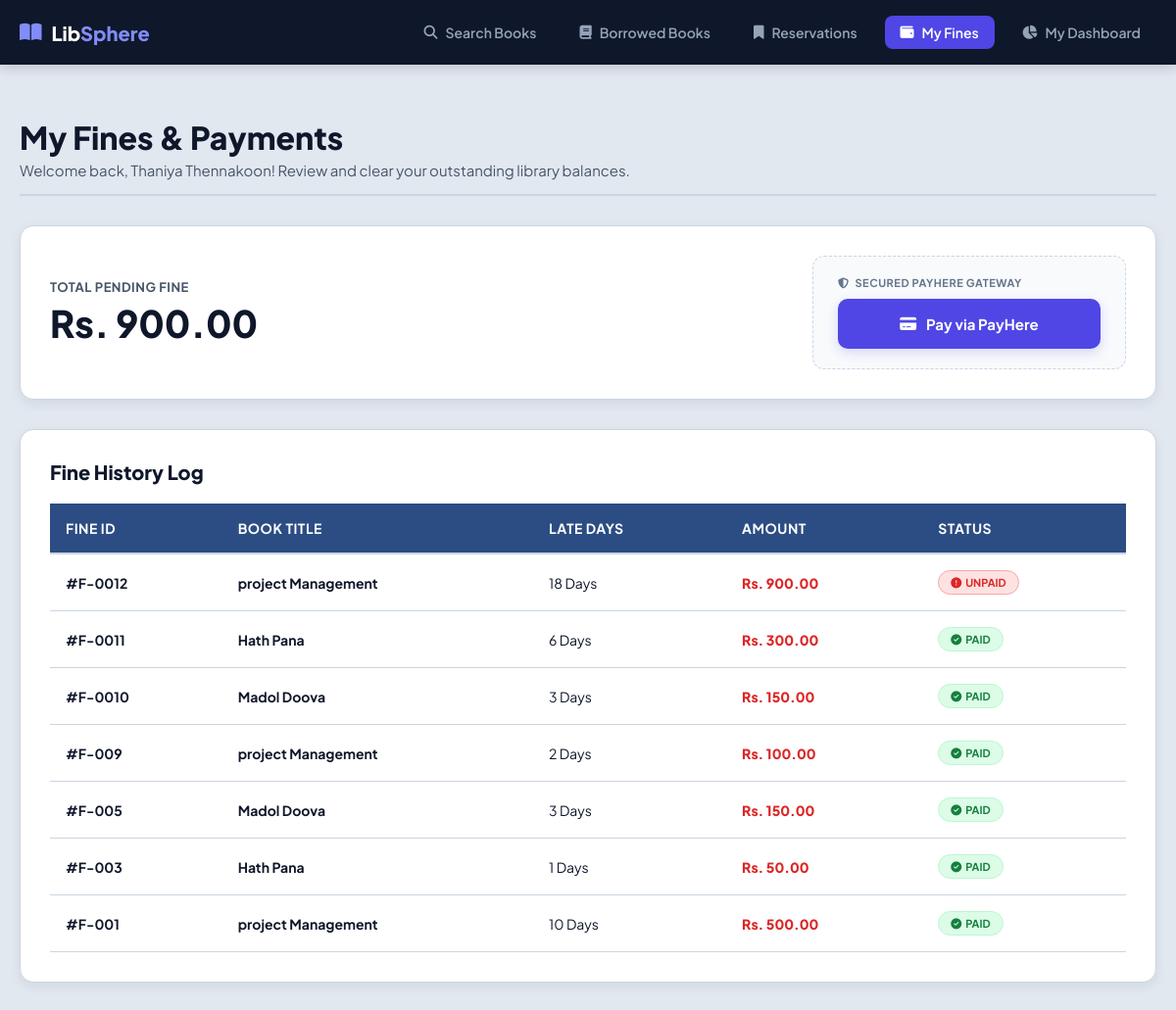
Page /my_fines.php (signed in) on the committed database.
### tables this page shows
CREATE TABLE IF NOT EXISTS `fines` (
  `id` int NOT NULL AUTO_INCREMENT,
  `issue_id` int DEFAULT NULL,
  `user_id` int DEFAULT NULL,
  `book_id` int DEFAULT NULL,
  `late_days` int DEFAULT NULL,
  `fine_amount` decimal(10,2) DEFAULT NULL,
  `status` varchar(20) DEFAULT 'Unpaid',
  PRIMARY KEY (`id`)
);

CREATE TABLE IF NOT EXISTS `books` (
  `id` int NOT NULL AUTO_INCREMENT,
  `title` varchar(255) DEFAULT NULL,
  `author` varchar(255) DEFAULT NULL,
  `quantity` int DEFAULT NULL,
  `category_id` int DEFAULT NULL,
  PRIMARY KEY (`id`),
  KEY `fk_books_category` (`category_id`)
);

### my_fines.php (the view, shortened to what this page needs)
<?php
$conn = mysqli_connect("localhost", "root", "", "librarydb");
$user_id = $_SESSION['user_id'];
$full_name = isset($_SESSION['full_name']) ? $_SESSION['full_name'] : "User";
$fine_query = mysqli_query($conn, "SELECT SUM(fine_amount) AS total_fine FROM fines WHERE user_id='$user_id' AND status='Unpaid'");
$fine_row = mysqli_fetch_assoc($fine_query);
$total_fine = $fine_row['total_fine'] ? $fine_row['total_fine'] : 0;
$fines_history = mysqli_query($conn, "SELECT f.*, b.title AS book_title
                                      FROM fines f
                                      LEFT JOIN issued_books ib ON f.issue_id = ib.id
                                      LEFT JOIN books b ON ib.book_id = b.id
                                      WHERE f.user_id='$user_id'
                                      ORDER BY f.id DESC");
?>
<!DOCTYPE html>
<html lang="en">
<head>
    <link rel="stylesheet" href="https://cdnjs.cloudflare.com/ajax/libs/font-awesome/6.4.0/css/all.min.css">
    <link rel="stylesheet" href="minefines.css">
</head>
<body>
<nav class="portal-navbar">
    <div class="nav-container">
        <div class="nav-logo">
            <i class="fa-solid fa-book-open"></i>
            <span>Lib<span style="color: #818cf8;">Sphere</span></span>
        </div>
        <div class="nav-links">
            <a href="search_books.php" class="nav-item"><i class="fa-solid fa-magnifying-glass"></i> Search Books</a>
            <a href="borrowed_books.php" class="nav-item"><i class="fa-solid fa-book"></i> Borrowed Books</a>
            <a href="user_reservation.php" class="nav-item"><i class="fa-solid fa-bookmark"></i> Reservations</a>
            <a href="my_fines.php" class="nav-item active"><i class="fa-solid fa-wallet"></i> My Fines</a>
            <a href="user_dashboard.php" class="nav-item"><i class="fa-solid fa-chart-pie"></i> My Dashboard</a>
        </div>
    </div>
</nav>
<div class="catalog-container">
    <div class="catalog-header">
        <h1>My Fines & Payments</h1>
        <div class="subtitle">Welcome back, <?php echo htmlspecialchars($full_name); ?>! Review and clear your outstanding library balances.</div>
    </div>
    <div class="fine-summary-card">
        <div class="fine-meta">
            <p>TOTAL PENDING FINE</p>
            <h2>Rs. <?php echo number_format($total_fine, 2); ?></h2>
        </div>
        <div class="payment-gateway-zone">
            <span class="gateway-label"><i class="fa-solid fa-shield-halved"></i> Secured PayHere Gateway</span>
            <form method="post" action="https://sandbox.payhere.lk/pay/checkout" style="width: 100%;">
                <button type="submit" class="pay-submit-btn" <?php echo ($total_fine == 0) ? 'disabled' : ''; ?>>
                    <i class="fa-solid fa-credit-card"></i> Pay via PayHere
                </button>
            </form>
        </div>
    </div>
    <div class="dashboard-card">
        <h3>Fine History Log</h3>
        <div class="table-responsive">
            <?php if(mysqli_num_rows($fines_history) > 0) { ?>
                <table>
                    <thead>
                        <tr>
                            <th>Fine ID</th>
                            <th>Book Title</th>
                            <th>Late Days</th>
                            <th>Amount</th>
                            <th>Status</th>
                        </tr>
                    </thead>
                    <tbody>
                        <?php while($row = mysqli_fetch_assoc($fines_history)) {
                            if ($row['status'] == 'Paid') {
                                $status_badge = '<span class="badge-status approved"><i class="fa-solid fa-circle-check"></i> Paid</span>';
                            } else {
                                $status_badge = '<span class="badge-status unpaid"><i class="fa-solid fa-circle-exclamation"></i> Unpaid</span>';
                            }
                            $display_title = !empty($row['book_title']) ? htmlspecialchars($row['book_title']) : "General / Overdue Book";
                        ?>
                            <tr>
                                <td style="font-weight: 700;">#F-00<?php echo $row['id']; ?></td>
                                <td><strong><?php echo $display_title; ?></strong></td>
                                <td><?php echo $row['late_days']; ?> Days</td>
                                <td class="text-danger-bold">Rs. <?php echo number_format($row['fine_amount'], 2); ?></td>
                                <td><?php echo $status_badge; ?></td>
                            </tr>
                        <?php } ?>
                    </tbody>
                </table>
            <?php } ?>
        </div>
    </div>
</div>
</body>
</html>

### minefines.css (style rules this page uses)
:root { --primary: #4f46e5; --primary-hover: #4338ca; --reserve-color: #f97316; --reserve-hover: #c2410c; --bg-portal: #e2e8f0; --navbar-bg: #0f172a; --card-bg: #ffffff; --text-main: #0f172a; --text-muted: #475569; --text-light: #ffffff; --border-color: #cbd5e1; --success-bg: #dcfce7; --success-text: #15803d; }
* { margin: 0; padding: 0; box-sizing: border-box; font-family: 'Plus Jakarta Sans', sans-serif; }
body { background-color: var(--bg-portal); color: var(--text-main); min-height: 100vh; padding-top: 100px; }
.catalog-container { max-width: 1200px; margin: 0 auto; width: 100%; padding: 0 20px 40px 20px; }
.portal-navbar { position: fixed; top: 0; left: 0; width: 100%; background-color: var(--navbar-bg); z-index: 1000; box-shadow: 0 4px 12px rgba(0, 0, 0, 0.15); }
.nav-container { max-width: 1200px; margin: 0 auto; padding: 16px 20px; display: flex; justify-content: space-between; align-items: center; }
.nav-logo { display: flex; align-items: center; gap: 10px; font-size: 20px; font-weight: 800; color: var(--text-light); }
.nav-logo i { color: #818cf8; }
.nav-links { display: flex; gap: 12px; }
.nav-item { text-decoration: none; color: #94a3b8; font-weight: 600; font-size: 14px; padding: 8px 16px; border-radius: 8px; transition: all 0.2s ease; display: inline-flex; align-items: center; gap: 8px; }
.nav-item.active { color: white; background: var(--primary); }
.catalog-header { text-align: left; margin-top: 20px; margin-bottom: 30px; border-bottom: 2px solid var(--border-color); padding-bottom: 15px; }
.catalog-header h1 { font-size: 32px; font-weight: 800; color: var(--text-main); }
.catalog-header .subtitle { color: var(--text-muted); font-size: 15px; margin-top: 4px; }
.fine-summary-card { background: var(--card-bg); border: 1px solid var(--border-color); border-radius: 14px; padding: 30px; box-shadow: 0 4px 12px rgba(15, 23, 42, 0.08); display: flex; justify-content: space-between; align-items: center; margin-bottom: 30px; }
.fine-meta { flex: 1; }
.fine-meta p { color: var(--text-muted); font-size: 13px; font-weight: 700; letter-spacing: 0.5px; }
.fine-meta h2 { font-size: 38px; color: var(--text-main); font-weight: 800; margin-top: 5px; }
.payment-gateway-zone { background: #f8fafc; border: 1px dashed var(--border-color); padding: 20px 25px; border-radius: 12px; display: flex; flex-direction: column; align-items: flex-start; gap: 10px; min-width: 320px; }
.gateway-label { font-size: 11px; font-weight: 700; color: #64748b; text-transform: uppercase; letter-spacing: 0.5px; display: flex; align-items: center; gap: 6px; }
.pay-submit-btn { background: var(--primary); color: white; border: none; padding: 16px 24px; border-radius: 10px; font-size: 15px; font-weight: 700; cursor: pointer; display: inline-flex; align-items: center; justify-content: center; gap: 10px; width: 100%; transition: all 0.2s ease; box-shadow: 0 4px 12px rgba(79, 70, 229, 0.2); }
.dashboard-card { background: var(--card-bg); border: 1px solid var(--border-color); border-radius: 14px; padding: 30px; box-shadow: 0 4px 12px rgba(15, 23, 42, 0.08); }
.dashboard-card h3 { font-size: 20px; margin-bottom: 20px; font-weight: 800; color: var(--text-main); }
.table-responsive { width: 100%; overflow-x: auto; }
table { width: 100%; border-collapse: collapse; text-align: left; }
th { background-color: #2b4d83; color: white; font-weight: 700; padding: 16px; font-size: 14px; text-transform: uppercase; letter-spacing: 0.5px; border-bottom: 2px solid var(--border-color); }
td { padding: 16px; border-bottom: 1px solid #cbd5e1; font-size: 14px; color: var(--text-main); }
.badge-status { padding: 5px 12px; border-radius: 20px; font-size: 11px; font-weight: 700; text-transform: uppercase; display: inline-flex; align-items: center; }
.badge-status i { margin-right: 4px; }
.badge-status.approved { background: var(--success-bg); color: var(--success-text); border: 1px solid #bbf7d0; }
.badge-status.unpaid { background: #fee2e2; color: #dc2626; border: 1px solid #fca5a5; }
.text-danger-bold { color: #dc2626; font-weight: 800; }

### rows in the picture
fines: id "12", book.title "project Management", late_days "18", fine_amount "900.00", status "Unpaid" (drawn)
fines: id "11", book.title "Hath Pana", late_days "6", fine_amount "300.00", status "Paid" (drawn)
fines: id "10", book.title "Madol Doova", late_days "3", fine_amount "150.00", status "Paid" (drawn)
fines: id "9", book.title "project Management", late_days "2", fine_amount "100.00", status "Paid" (drawn)
fines: id "5", books.title "Madol Doova", late_days "3", fine_amount "150.00", status "Paid" (drawn)
fines: id "3", books.title "Hath Pana", late_days "1", fine_amount "50.00", status "Paid" (drawn)
fines: id "1", books.title "project Management", late_days "10", fine_amount "500.00", status "Paid" (drawn)

### other values in the picture
$full_name "Thaniya Thennakoon"
$total_fine "900.00"
